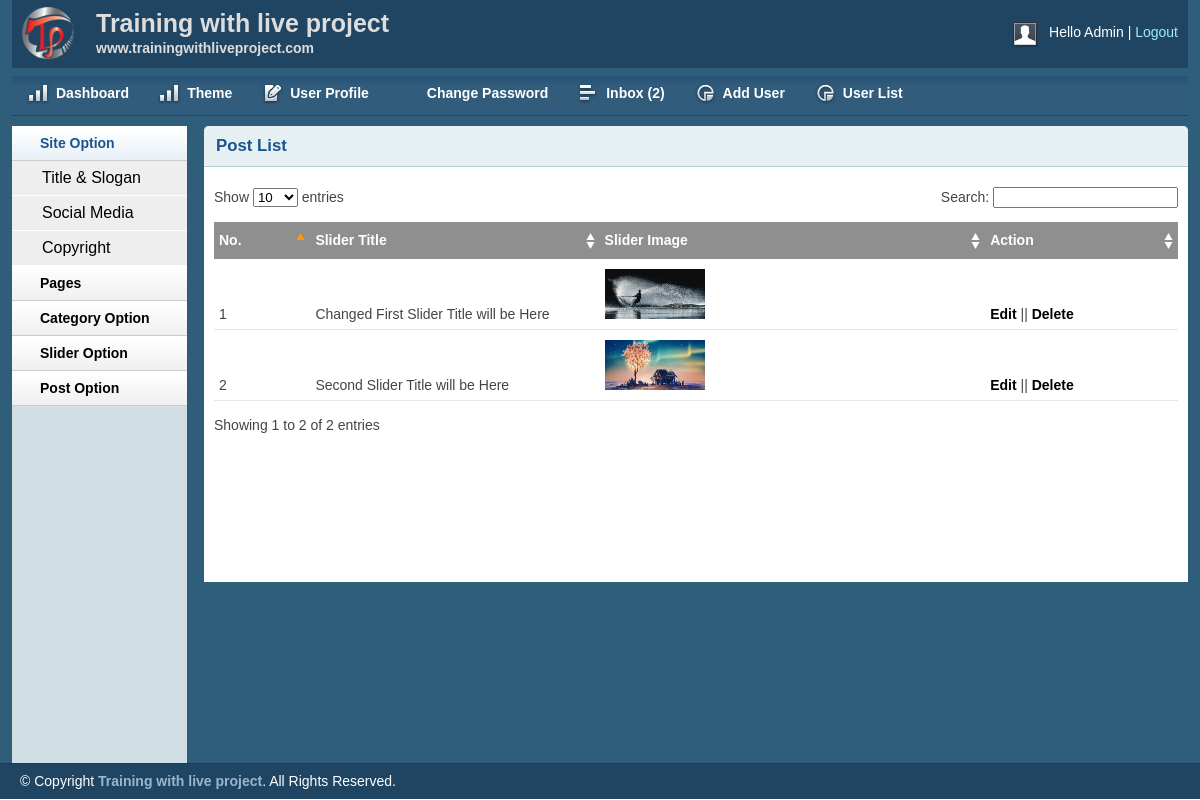
/admin/sliderlist.php (signed in), run on the app's committed database.
### tables this page shows
CREATE TABLE `tbl_slider` (
  `id` int(11) NOT NULL,
  `title` varchar(255) NOT NULL,
  `image` varchar(255) NOT NULL
);

### lib/Database.php (called while the page is built, shortened)
<?php
Class Database{
	public $host   = DB_HOST;
	public $user   = DB_USER;
	public $pass   = DB_PASS;
	public $dbname = DB_NAME;
	public $link;
	private function connectDB(){
	$this->link = new mysqli($this->host, $this->user, $this->pass, $this->dbname);
 }
	public function select($query){
		$result = $this->link->query($query) or die($this->link->error.__LINE__);
		if($result->num_rows > 0){
			return $result;
		} else {
			return false;
		}
	}
}

### lib/Seassion.php (called while the page is built, shortened)
<?php
class Seassion{
	public static function get($key){
		if (isset($_SESSION['$key'])) {
			return $_SESSION['$key'];
		}else{
			return false;
		}
	}
}

### admin/sliderlist.php (the view, shortened to what this page needs)
<?php include"inc/header.php";?>
<div class="grid_10">
    <div class="box round first grid">
        <h2>Post List</h2>
        <div class="block">
            <table class="data display datatable" id="example">
			<thead>
				<tr>
					<th width="10%">No.</th>
					<th width="30%">Slider Title</th>
					<th width="40%">Slider Image</th>
					<th width="20">Action</th>
				</tr>
			</thead>
			<tbody>
				<?php
					$query = "SELECT * FROM tbl_slider";
					$post = $db->select($query);
					if ($post) {
						$i = 0;
						while ($result =$post->fetch_assoc() ) {
							$i++;
				?>
				<tr class="odd gradeX">
					<td width="10%"><?php echo $i;?></td>
					<td width="30%"><?php echo $result['title'];?></td>
					<td width="40%" style="margin-top: 10px"><img src="<?php echo $result['image'];?>" alt="post image" height="50px" width="100px" style="margin-top: 10px"/></td>
					<td width="20">
						<?php
						if (Seassion::get('UserRole') == '1') {?>
							<a href="editsider.php?editsliderid=<?php echo $result['id'];?>">Edit</a> ||
							<a onclick="return confirm('Are you sure to Delete!');" href="deletslider.php?deleteslider=<?php echo $result['id']?>">Delete</a>
						<?php }?>
					</td>
				</tr>
				<?php } }?>
			</tbody>
		</table>
       </div>
    </div>
</div>
<?php include"inc/footer.php";?>

### admin/css/layout.css (style rules this page uses)
body { background: #fff none repeat scroll 0 0; color: #444; font-size: 14px; padding: 0; }
a { color: #000; font-weight:bold; text-decoration: none; }
h1, h2, h3, h4, h5, h6 { line-height:1.2em; margin-bottom:.3em; }
h2 { margin-top:1em; }
.box { background:#fff; margin-bottom:20px; padding:10px 10px 10px 10px; margin-left:-8px; }
.box.grid { padding-bottom:40px; }
.box.round { -moz-border-radius: 5px 5px 0px 0px; -webkit-border-radius: 5px 5px 0px 0px; border-radius: 5px 5px 0px 0px; }
.box h2 { font-size:1.2em; font-weight:bold; color:#1B548D; background:#E6F0F3; margin:-10px -10px 0 -10px; padding:10px 12px; border-bottom:1px solid #B3CBD6; -moz-border-radius: 5px 5px 0px 0px; -webkit-border-radius: 5px 5px 0px 0px; border-radius: 5px 5px 0px 0px; }
.box.first { min-height: 406px; }
.block { padding-top:20px; }
.block { padding-bottom:1px; }
table.display { margin: 0 auto; clear: both; width: 100%; }
.sorting_asc { background: #8f8f8f url(../img/table/sort_asc.png) no-repeat center right; padding:8px 5px; text-align:left; color:#fff; }
.sorting { background:#8f8f8f url(../img/table/sort_both.png) no-repeat center right; padding:8px 5px; text-align:left; color:#fff; }
tr.odd { height: 30px; line-height: 30px; border-bottom:1px solid #e6e6e6; }
tr.even { height: 30px; line-height: 30px; border-bottom:1px solid #e6e6e6; }
tr.odd td, tr.even td { padding-left:5px; }

### data on the page
tbl_slider: title "Changed First Slider Title will be Here", image (picture)
tbl_slider: title "Second Slider Title will be Here", image (picture)

### other printed values
$count "2"
